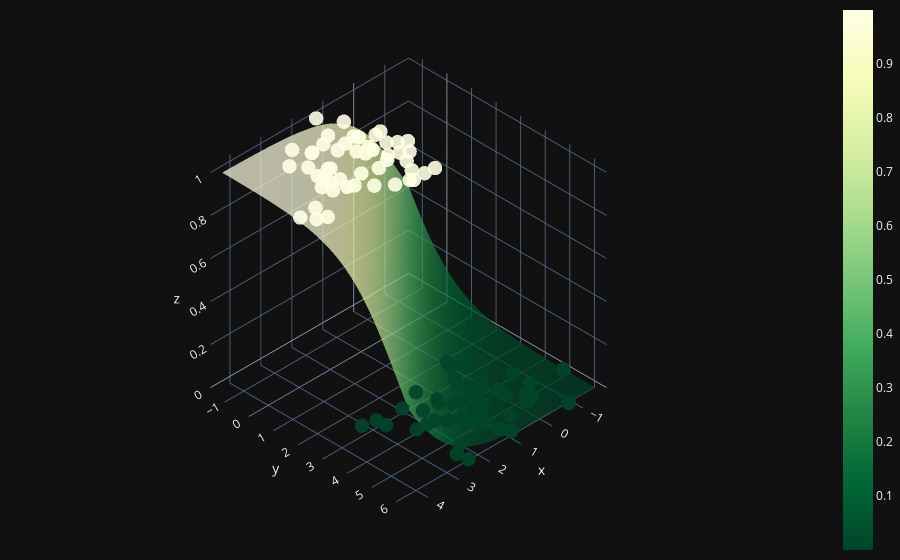

Notebook code cell kept with this figure:
### Code cell
X0 = np.linspace(X[:, 0].min(), X[:, 0].max(), 100)
X1 = np.linspace(X[:, 1].min(), X[:, 1].max(), 100)
xx0, xx1 = np.meshgrid(X0, X1)
Z = W[0] * xx0 + W[1] * xx1 + b   # fct linéaire Z ici de param W et b en foct de X
A = 1 / (1 + np.exp(-Z))          # fonction d'activation sigmoide ici

fig = (go.Figure(data=[go.Surface(z=A, x=xx0, y=xx1, colorscale='YlGn', opacity = 0.7, reversescale=True)]))

fig.add_scatter3d(x=X[:, 0].flatten(), y=X[:, 1].flatten(), z=y.flatten(), mode='markers', marker=dict(size=5, color=y.flatten(), colorscale='YlGn', opacity = 0.9, reversescale=True))


fig.update_layout(template= "plotly_dark", margin=dict(l=0, r=0, b=0, t=0))
fig.layout.scene.camera.projection.type = "orthographic"
fig.show()

### Figure 1 — Plotly figure (JSON) as saved in the notebook; plotly's stock layout.template omitted (floating-point values rounded to 4 significant figures; data arrays with more than 128 entries replaced by an {"elided": "..."} marker saying what was removed)
{"data": [{"colorscale": [[0, "rgb(255,255,229)"], [0.125, "rgb(247,252,185)"], [0.25, "rgb(217,240,163)"], [0.375, "rgb(173,221,142)"], [0.5, "rgb(120,198,121)"], [0.625, "rgb(65,171,93)"], [0.75, "rgb(35,132,67)"], [0.875, "rgb(0,104,55)"], [1, "rgb(0,69,41)"]], "opacity": 0.7, "reversescale": true, "type": "surface", "x": {"elided": "100x100 float values"}, "y": {"elided": "100x100 float values"}, "z": {"elided": "100x100 float values"}}, {"marker": {"color": [1, 1, 0, 0, 1, 0, 0, 1, 0, 1, 0, 1, 0, 0, 1, 1, 1, 0, 1, 1, 0, 0, 1, 0, 1, 0, 1, 0, 0, 1, 1, 0, 1, 1, 1, 0, 1, 1, 0, 1, 0, 0, 0, 0, 1, 1, 1, 1, 0, 0, 1, 1, 0, 0, 0, 0, 0, 1, 1, 1, 1, 0, 0, 1, 0, 1, 0, 0, 1, 0, 0, 1, 1, 0, 0, 0, 1, 1, 0, 0, 1, 0, 0, 0, 0, 0, 1, 0, 1, 1, 1, 1, 1, 1, 0, 0, 1, 1, 0, 1], "colorscale": [[0, "rgb(255,255,229)"], [0.125, "rgb(247,252,185)"], [0.25, "rgb(217,240,163)"], [0.375, "rgb(173,221,142)"], [0.5, "rgb(120,198,121)"], [0.625, "rgb(65,171,93)"], [0.75, "rgb(35,132,67)"], [0.875, "rgb(0,104,55)"], [1, "rgb(0,69,41)"]], "opacity": 0.9, "reversescale": true, "size": 5}, "mode": "markers", "type": "scatter3d", "x": [4.219, 0.9078, -0.2765, 0.08848, 3.243, 1.442, 1.022, 3.978, 0.5889, 1.252, 0.6284, 1.686, 1.185, 0.06897, 1.787, 4.438, 3.182, 0.3038, 0.7394, 1.285, 1.131, 0.6647, 1.316, -0.1889, 2.579, 0.8731, 1.311, 0.9868, 1.42, 2.354, 2.432, 1.043, 0.9509, 2.451, 1.62, 2.155, 1.381, 1.987, 2.116, 0.564, -0.07228, 2.509, -0.73, 1.379, 0.8821, 2.222, 2.016, 1.701, -0.6539, 0.5731, 1.957, 0.7624, 2.465, 1.333, 3.246, 1.103, 2.859, 1.6, 2.976, 2.68, 1.419, 1.926, -0.09448, 2.728, 1.12, 1.557, 0.1055, 2.844, 3.155, 1.841, 1.289, 1.642, 3.923, 1.705, 0.1631, 0.3419, 1.021, 2.669, 0.4666, 0.9481, 1.194, 1.154, -0.2942, 1.737, 0.4655, 0.0808, 3.003, 2.207, 1.361, 2.632, 2.827, 2.912, 1.142, 1.055, 2.47, -1.577, 1.412, 3.005, -0.6376, 0.8298], "y": [2.234, 0.4598, 5.081, 2.323, 1.215, 2.768, 4.117, 2.378, 4.001, 0.2081, 4.46, 0.6583, 5.28, 4.356, 1.7, 1.842, -0.1823, 3.944, 0.4361, 1.437, 4.682, 4.36, 2.441, 5.205, 0.7261, 4.714, 0.07123, 6.09, 4.637, 2.224, -0.2017, 4.606, 0.9498, -0.1954, 2.747, 4.124, 0.9295, 2.611, 3.069, 1.337, 2.884, 5.773, 6.255, 3.619, 2.841, 1.533, -0.2704, -0.4773, 4.767, 5.526, 0.2342, 1.165, 6.2, 5.01, 2.849, 4.706, 2.956, 0.9151, 1.216, -0.7044, 1.574, 4.152, 5.358, 1.305, 5.758, 2.827, 3.725, 3.327, 1.553, 3.562, 3.45, 0.1502, 1.804, 4.433, 2.578, 3.941, 1.579, 1.82, 3.866, 4.732, 2.808, 3.902, 5.273, 4.425, 3.123, 4.691, 0.7427, 5.506, 0.748, 0.6894, 1.721, 0.2466, 2.015, -0.6471, 4.099, 4.957, -1.326, 0.9852, 4.091, 1.742], "z": [1, 1, 0, 0, 1, 0, 0, 1, 0, 1, 0, 1, 0, 0, 1, 1, 1, 0, 1, 1, 0, 0, 1, 0, 1, 0, 1, 0, 0, 1, 1, 0, 1, 1, 1, 0, 1, 1, 0, 1, 0, 0, 0, 0, 1, 1, 1, 1, 0, 0, 1, 1, 0, 0, 0, 0, 0, 1, 1, 1, 1, 0, 0, 1, 0, 1, 0, 0, 1, 0, 0, 1, 1, 0, 0, 0, 1, 1, 0, 0, 1, 0, 0, 0, 0, 0, 1, 0, 1, 1, 1, 1, 1, 1, 0, 0, 1, 1, 0, 1]}], "layout": {"margin": {"b": 0, "l": 0, "r": 0, "t": 0}, "scene": {"camera": {"projection": {"type": "orthographic"}}}}}
